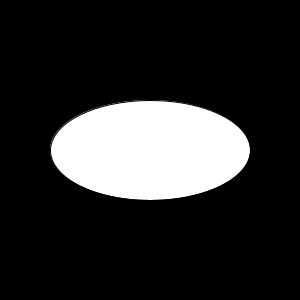
Frame 1 (no input)
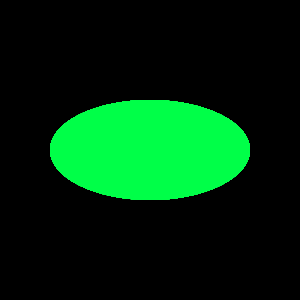
Frame 60 (the mouse pressed at the canvas centre just before this capture)
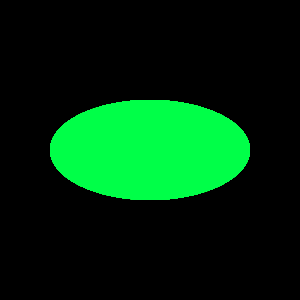
Frame 120 (the mouse held since frame 60 and released just before this capture)

The Processing sketch that drew these frames (run headless with seeded random() and noise(); from frame 60 on, the mouse is pressed at the canvas centre):

// Processing sketch: color_clock
// ── color_clock.pde
/***************************************************************
 Created by:    Rebecca

 Description:   This program maps the current time to a color.
 
                Time is displayed as a colored ellipse.
                color will cycle through "main colors" i.e.
                red, yellow, green, cyan, blue, and magenta
                with the following RGB values:
                
                red     0xFF0000
                yellow  0xFF0000
                green   0x00FF00 
                cyan    0x00FFFF
                blue    0x0000FF
                magenta 0xFF00FF
                
***************************************************************/

//--------------------------------------------------------------
// set constants
//--------------------------------------------------------------
final int MAX_VAL    = 255;
final int MIN_VAL    = 0;
final int SEC_IN_MIN = 60;
final int MIN_IN_HR  = 60;
final int SEC_IN_HR  = SEC_IN_MIN * MIN_IN_HR;


float   [] main_color_times;
RgbColor[] main_colors;
RgbColor[] color_selection = initialize_color_selection();



final float cycle_time_in_hours =   1; //<---- change this
final int   cycle_partitions    =   6;
final float hours_bet_colors 
            = cycle_time_in_hours / cycle_partitions;
            
final 

//--------------------------------------------------------------
void setup(){
  
    print("hours between colors: ", hours_bet_colors);

    // housekeeping
    size(300, 300);
    background(0);
    colorMode(RGB, MAX_VAL, MAX_VAL, MAX_VAL);
    ellipseMode(RADIUS);
    frameRate(100);
    
    // array of times  and colors
    // indices of these two arrays correspond to one another
    main_color_times = initialize_color_times(hours_bet_colors);
    main_colors      = initialize_main_colors();

    print("\n------------------------\n");
    
}

void draw(){
  ellipse(150, 150, 100, 50);
  set_clock_color(map_time_to_color(main_color_times, main_colors));
  noStroke();
    
}

//--------------------------------------------------------------
// assigns current time to color as specified by arrays
// times and colors
//
// arguments:
// times  - array of times that correspond with main colors
// colors - array of main colors
//--------------------------------------------------------------
RgbColor map_time_to_color(float[] times, RgbColor[] colors){
  
  float hrs_since_midnight = get_hours_since_midnight();
  
  // figure out offset from beginning of cycle
  float multiple = hrs_since_midnight / cycle_time_in_hours;
  
  float temp =(int) multiple * cycle_time_in_hours;
  
  float hrs_since_cycle_restart = hrs_since_midnight - temp;
  
  print("\nhours since cycle restart: ", hrs_since_cycle_restart);
  
  int[] index              = get_indices_of_colors(times, hrs_since_cycle_restart);
  
  float fraction  = get_time_as_fractional_offset(times[index[0]],
                                                  times[index[1]], 
                                                  hrs_since_cycle_restart);
                                                  
  RgbColor crnt_color_time = interpolate_bet_colors(colors[index[0]], 
                                           colors[index[1]], fraction);
  
  return crnt_color_time;

}

//--------------------------------------------------------------
// calculates current time as a fraction between two times
//
// assumption:
// time0, time1 and crnt_time are in hours
//--------------------------------------------------------------
float get_time_as_fractional_offset(float time0, float time1, float crnt_time){
  // ensure time1 is greater than time0
  // if not, swap
  if (time0 > time1) {
    
    time0 += time1;
    time1  = time0 - time1;
    time0  = time0 - time1;
    
  }
  
  float fractional_offset    = (crnt_time - time0) / (time1 - time0);
  
  return fractional_offset;
}

//--------------------------------------------------------------
// returns an array with two elements - the indices of the main
// color times that time_in_hrs falls between
//
// assumption:
// color times are in order
//
// arguments:
// color_times - array of times in hours                                  
// time_in_hrs - time to determine
//--------------------------------------------------------------
int [] get_indices_of_colors (float[] color_times, float time_in_hrs){
  
  int [] indices = new int[2];
  int i = 0;
  
  while (time_in_hrs >= color_times[i]){
    
    if (time_in_hrs == color_times[i]){
      indices[0] = i;
      indices[1] = i;
      return indices;
    }
    
    if (i < color_times.length - 1){
      i++;
    }
    else {
      break;
    }
  }
  
  indices[0] = i - 1;
  indices[1] = i;

  return indices;
}

//--------------------------------------------------------------
// returns current time in units of hours since midnight
//--------------------------------------------------------------
float get_hours_since_midnight(){
  int    sec_since_midnight   = (SEC_IN_MIN * (hour() * MIN_IN_HR + minute()) + second());
  float  hours_since_midnight = (sec_since_midnight/(1.0 * SEC_IN_HR));
  
  print("\n-------");
  print("\nhours since midnight: ", hours_since_midnight);
  
  return hours_since_midnight;
}

//--------------------------------------------------------------
// initialize array that stores times of main colors
//
// assumption:
// times are in hours
//--------------------------------------------------------------
float [] initialize_color_times(float hours_between_colors) {

  float [] color_times = new float[cycle_partitions + 1];
  for (int i = 0; i < (cycle_partitions + 1); i++) {
    color_times[i] = i * (hours_between_colors);
    print("\ncolor_times index ", i, "----> hour ", color_times[i]);
  }
  
  return color_times;
}

//--------------------------------------------------------------
// initialize array that contains main colors
//--------------------------------------------------------------
RgbColor [] initialize_main_colors(){
  
  int len = cycle_partitions + 1;
  RgbColor [] colors = new RgbColor[len];
  
  for(int i = 0; i < cycle_partitions; i++){
    colors[i] = color_selection[i];
  }
  
  colors[cycle_partitions] = colors[0];
  
  return colors;
}

//--------------------------------------------------------------
// initialize array that contains main colors 
// currently hard-coded
//--------------------------------------------------------------
RgbColor [] initialize_color_selection(){
  
  RgbColor [] colors = new RgbColor[6];
  
  colors[0] = new RgbColor(0xFF, 0x00, 0x00);  // red
  colors[1] = new RgbColor(0xFF, 0xFF, 0x00);  // yellow
  colors[2] = new RgbColor(0x00, 0xFF, 0x00);  // green
  colors[3] = new RgbColor(0x00, 0xFF, 0xFF);  // cyan
  colors[4] = new RgbColor(0x00, 0x00, 0xFF);  // blue
  colors[5] = new RgbColor(0xFF, 0x00, 0xFF);  // magenta
  
  return colors;
}

//--------------------------------------------------------------
// returns new RgbColor object that falls between two colors 
//
// assumption:
// color is in correct range and fraction is between 0 and 1
//--------------------------------------------------------------
RgbColor interpolate_bet_colors(RgbColor color1, 
                                RgbColor color2, 
                                float    fraction){
                                  
  //print("\ncolor1: ", color1.b, "\ncolor2: ", color2.b);
  //print("\nfraction: ", fraction);
  
  // difference between color2 and color1
  int delta;
  
  delta = color2.r - color1.r;
  int newRed   = (int) (fraction * delta) + color1.r;
  
  delta = color2.g - color1.g;
  int newGreen = (int) (fraction * delta) + color1.g;
  
  delta = color2.b - color1.b;
  int newBlue  = (int) (fraction * delta) + color1.b; 
  
  return new RgbColor(newRed, newGreen, newBlue);
  
}

//--------------------------------------------------------------
// object that holds values an RGB value
//--------------------------------------------------------------
class RgbColor {
  int r;
  int g; 
  int b;
  RgbColor(){}

  // values normalized to 255
  RgbColor(int red, int green, int blue){
  
    r = red;
    g = green;
    b = blue;
    
  }
  
  // add constructor with values normalized to 1

}

//--------------------------------------------------------------
// function that fills ellipse with color
//
// argument:
// fill_color - color to fill object with
//--------------------------------------------------------------
void set_clock_color(RgbColor fill_color){
  print("\nr: ", fill_color.r, ", g: ", fill_color.g, ", b: ", fill_color.b);
  fill(fill_color.r, fill_color.g, fill_color.b);
}
